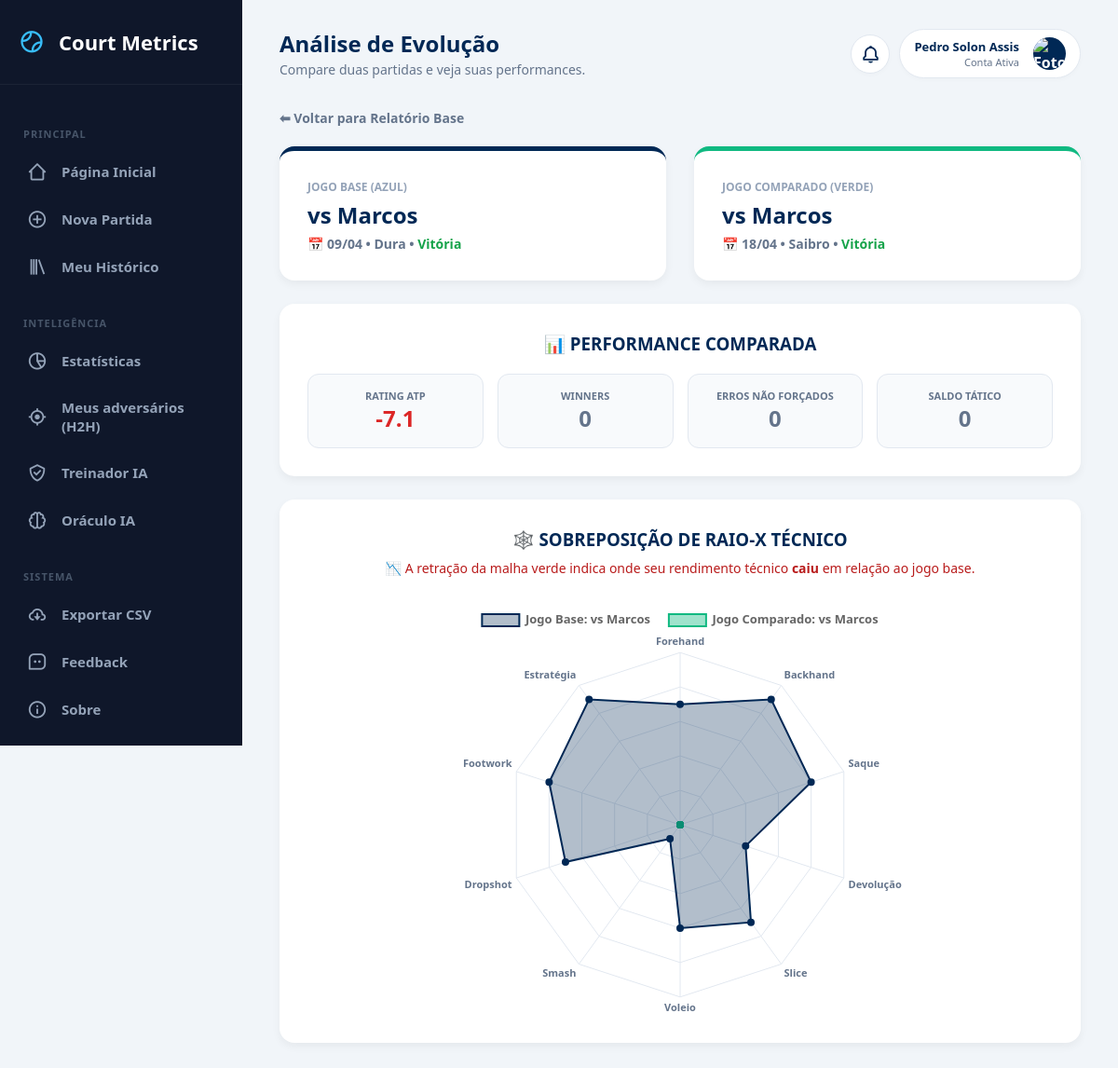
/compare/1/21 (signed in), run on the app's committed database.
### tables this page shows
CREATE TABLE matches (
        id INTEGER PRIMARY KEY AUTOINCREMENT,
        opponent TEXT,
        categoria TEXT,
        match_type TEXT, 
        surface TEXT,
        result TEXT,
        score TEXT,
        match_format TEXT,
        partner TEXT,
        opp_partner TEXT,
        forehand INTEGER,
        backhand INTEGER,
        serve INTEGER,
        first_serve INTEGER,
        second_serve INTEGER,
        double_faults INTEGER,
        return_serve INTEGER,
        slice INTEGER,
        volley INTEGER,
        smash INTEGER,
        dropshot INTEGER,
        footwork INTEGER,
        strategy INTEGER,
        winners INTEGER,
        unforced_errors INTEGER,
        performance_rating REAL,
        notes TEXT,
        match_date TEXT /* NOVA COLUNA: ÍNDICE 27 */
    , game_format TEXT DEFAULT 'Padrão', user_id INTEGER, mental_focus INTEGER DEFAULT 0, mental_resilience INTEGER DEFAULT 0, mental_confidence INTEGER DEFAULT 0, mental_pressure INTEGER DEFAULT 0, clutch_bp_saved INTEGER DEFAULT 0, clutch_bp_won INTEGER DEFAULT 0, momentum_lost_streak INTEGER DEFAULT 0, mental_tags TEXT DEFAULT "");

### app.py (the view)
@app.route("/compare/<int:id1>/<int:id2>")
@login_required
def compare(id1, id2):
    conn = sqlite3.connect("database.db")
    c = conn.cursor()
    c.execute("SELECT * FROM matches WHERE id = ? AND user_id = ?", (id1, session["user_id"]))
    match1 = c.fetchone()
    c.execute("SELECT * FROM matches WHERE id = ? AND user_id = ?", (id2, session["user_id"]))
    match2 = c.fetchone()
    conn.close()
    if match1 and match2:
        return render_template("compare.html", m1=match1, m2=match2)
    return redirect("/")

### app.py (called while the page is built)
def login_required(f):
    @wraps(f)
    def decorated_function(*args, **kwargs):
        if "user_id" not in session:
            return redirect("/login")
        return f(*args, **kwargs)
    return decorated_function

@app.context_processor
def inject_notifications():
    if "user_id" not in session:
        return dict(notifications=[])
    conn = sqlite3.connect("database.db")
    conn.row_factory = sqlite3.Row
    c = conn.cursor()
    c.execute("SELECT * FROM notifications WHERE user_id = ? AND is_read = 0 ORDER BY created_at DESC", (session["user_id"],))
    notifs = c.fetchall()
    conn.close()
    return dict(notifications=notifs)

### templates/compare.html (shortened to what this page needs)
{% extends 'base.html' %}
{% block page_title %}Análise de Evolução{% endblock %}
{% block page_subtitle %}Compare duas partidas e veja suas performances.{% endblock %}
{% block content %}
<div class="container" style="max-width: 1000px; margin: 0 auto; padding-bottom: 50px;">
    <div style="margin-bottom: 20px;">
        <a href="/match/{{ m1[0] }}" style="color: var(--text-slate); text-decoration: none; font-weight: bold; font-size: 14px;">⬅ Voltar para Relatório Base</a>
    </div>
    <div class="grid-2" style="margin-bottom: 25px;">
        <div class="compare-box" style="border-top: 5px solid var(--p1-color); margin-bottom: 0;">
            <div style="font-size: 12px; font-weight: bold; color: #94a3b8; text-transform: uppercase;">Jogo Base (Azul)</div>
            <h2 style="margin: 5px 0; color: var(--atp-blue);">vs {{ m1[1] }}</h2>
            <div style="color: #64748b; font-size: 14px; font-weight: bold;">📅 {{ m1[27][8:10] }}/{{ m1[27][5:7] }} • {{ m1[4] | replace('Quadra Dura', 'Dura') }} • <span class="{% if m1[5] == 'Vitória' %}delta-pos{% else %}delta-neg{% endif %}">{{ m1[5] }}</span></div>
        </div>
        <div class="compare-box" style="border-top: 5px solid var(--p2-color); margin-bottom: 0;">
            <div style="font-size: 12px; font-weight: bold; color: #94a3b8; text-transform: uppercase;">Jogo Comparado (Verde)</div>
            <h2 style="margin: 5px 0; color: var(--atp-blue);">vs {{ m2[1] }}</h2>
            <div style="color: #64748b; font-size: 14px; font-weight: bold;">📅 {{ m2[27][8:10] }}/{{ m2[27][5:7] }} • {{ m2[4] | replace('Quadra Dura', 'Dura') }} • <span class="{% if m2[5] == 'Vitória' %}delta-pos{% else %}delta-neg{% endif %}">{{ m2[5] }}</span></div>
        </div>
    </div>
    <div class="compare-box">
        <h3 style="text-align: center; margin-top: 0; margin-bottom: 20px; color: var(--atp-blue); text-transform: uppercase;">📊 Performance Comparada</h3>
        <div class="delta-grid">
            {% set d_rating = m2[25] - m1[25] %}
            <div class="delta-box">
                <div style="font-size: 11px; font-weight: bold; color: #64748b; text-transform: uppercase;">Rating ATP</div>
                <div class="delta-val {% if d_rating > 0 %}delta-pos{% elif d_rating < 0 %}delta-neg{% else %}delta-neu{% endif %}">
                    {% if d_rating > 0 %}+{% endif %}{{ "%.1f"|format(d_rating) }}
                </div>
            </div>
            {% set d_win = m2[23] - m1[23] %}
            <div class="delta-box">
                <div style="font-size: 11px; font-weight: bold; color: #64748b; text-transform: uppercase;">Winners</div>
                <div class="delta-val {% if d_win > 0 %}delta-pos{% elif d_win < 0 %}delta-neg{% else %}delta-neu{% endif %}">
                    {% if d_win > 0 %}+{% endif %}{{ d_win }}
                </div>
            </div>
            {% set d_err = m2[24] - m1[24] %}
            <div class="delta-box">
                <div style="font-size: 11px; font-weight: bold; color: #64748b; text-transform: uppercase;">Erros Não Forçados</div>
                <div class="delta-val {% if d_err < 0 %}delta-pos{% elif d_err > 0 %}delta-neg{% else %}delta-neu{% endif %}">
                    {% if d_err > 0 %}+{% endif %}{{ d_err }}
                </div>
            </div>
            {% set m1_saldo = m1[23] - m1[24] %}
            {% set m2_saldo = m2[23] - m2[24] %}
            {% set d_saldo = m2_saldo - m1_saldo %}
            <div class="delta-box">
                <div style="font-size: 11px; font-weight: bold; color: #64748b; text-transform: uppercase;">Saldo Tático</div>
                <div class="delta-val {% if d_saldo > 0 %}delta-pos{% elif d_saldo < 0 %}delta-neg{% else %}delta-neu{% endif %}">
                    {% if d_saldo > 0 %}+{% endif %}{{ d_saldo }}
                </div>
            </div>
        </div>
    </div>
    <div class="compare-box" style="display: flex; flex-direction: column; align-items: center;">
        <h3 style="margin-top: 0; color: var(--atp-blue); text-transform: uppercase;">🕸️ Sobreposição de Raio-X Técnico</h3>
        {% set diff_rating = m2[25] - m1[25] %}
        {% if diff_rating > 0 %}
            <p style="font-size: 14px; color: #15803d; margin-top: -10px; margin-bottom: 20px;">📈 A expansão da malha verde mostra onde você <strong>evoluiu</strong> em relação ao jogo base.</p>
        {% elif diff_rating < 0 %}
            <p style="font-size: 14px; color: #b91c1c; margin-top: -10px; margin-bottom: 20px;">📉 A retração da malha verde indica onde seu rendimento técnico <strong>caiu</strong> em relação ao jogo base.</p>
        {% else %}
            <p style="font-size: 14px; color: #64748b; margin-top: -10px; margin-bottom: 20px;">⚖️ A malha verde ilustra as variações em um jogo de <strong>nível técnico equivalente</strong> ao base.</p>
        {% endif %}
        <div style="height: 450px; width: 100%; max-width: 700px;">
            <canvas id="dualRadarChart"></canvas>
        </div>
    </div>
</div>
{% endblock %}
{% block extra_js %}
<script>
    window.onload = function() {
        Chart.defaults.font.family = "'Segoe UI', 'sans-serif'";
        const ctx = document.getElementById('dualRadarChart').getContext('2d');
        new Chart(ctx, {
            type: 'radar',
            data: {
                labels: ['Forehand', 'Backhand', 'Saque', 'Devolução', 'Slice', 'Voleio', 'Smash', 'Dropshot', 'Footwork', 'Estratégia'],
                datasets: [
                    {
                        label: 'Jogo Base: vs {{ m1[1] }}',
                        data: [{{ m1[10] or 0 }}, {{ m1[11] or 0 }}, {{ m1[12] or 0 }}, {{ m1[16] or 0 }}, {{ m1[17] or 0 }}, {{ m1[18] or 0 }}, {{ m1[19] or 0 }}, {{ m1[20] or 0 }}, {{ m1[21] or 0 }}, {{ m1[22] or 0 }}],
                        backgroundColor: 'rgba(0, 40, 85, 0.3)', /* Azul transparente */
                        borderColor: '#002855', /* Azul sólido */
                        borderWidth: 2,
                        pointBackgroundColor: '#002855',
                        fill: true
                    },
                    {
                        label: 'Jogo Comparado: vs {{ m2[1] }}',
                        data: [{{ m2[10] or 0 }}, {{ m2[11] or 0 }}, {{ m2[12] or 0 }}, {{ m2[16] or 0 }}, {{ m2[17] or 0 }}, {{ m2[18] or 0 }}, {{ m2[19] or 0 }}, {{ m2[20] or 0 }}, {{ m2[21] or 0 }}, {{ m2[22] or 0 }}],
                        backgroundColor: 'rgba(16, 185, 129, 0.4)', /* Verde transparente */
                        borderColor: '#10b981', /* Verde sólido */
                        borderWidth: 2,
                        pointBackgroundColor: '#10b981',
                        fill: true
                    }
                ]
            },
            options: {
                responsive: true, maintainAspectRatio: false,
                scales: {
                    r: {
                        min: 0,
                        max: 10,
                        ticks: { stepSize: 2, display: false },
                        grid: { color: '#e2e8f0' },
                        angleLines: { color: '#e2e8f0' },
                        pointLabels: { font: { size: 11, weight: 'bold' }, color: '#64748b' }
                    }
                },
                plugins: {
                    legend: { position: 'top', labels: { font: { size: 13, weight: 'bold' }, padding: 20 } },
                    tooltip: {
                        callbacks: {
                            label: function(context) {
                                return context.dataset.label + ': ' + context.raw.toFixed(1);
                            }
                        }
                    }
                }
            }
        });
    };
</script>
{% endblock %}

### static/style.css (style rules this page uses)
:root { --bg-fundo: #F5F7FA; --bg-card: #FFFFFF; --texto-escuro: #333333; --texto-claro: #666666; --verde-tenis: #8BC34A; --azul-piscina: #26A69A; --borda: #E0E0E0; }
body { font-family: 'Segoe UI', Tahoma, Geneva, Verdana, sans-serif; background-color: var(--bg-fundo); color: var(--texto-escuro); margin: 0; padding: 0; }
.container { max-width: 900px; margin: 0 auto; }
h1, h2, h3 { color: var(--texto-escuro); }

### templates/base.html (style rules this page uses)
:root { --atp-blue: #002855; --tennis-green: #d1ff00; --text-slate: #64748b; --sidebar-bg: #0f172a; --sidebar-hover: #1e293b; --sidebar-text: #94a3b8; --sidebar-active: #38bdf8; }
body { margin: 0; padding: 0; font-family: 'Segoe UI', Tahoma, sans-serif; background-color: #f1f5f9; display: flex; min-height: 100vh; overflow-x: hidden; }

### templates/compare.html (style rules this page uses)
:root { --p1-color: #002855; --p2-color: #10b981; }
.compare-box { background: white; border-radius: 16px; padding: 30px; box-shadow: 0 4px 10px rgba(0,0,0,0.05); margin-bottom: 25px; }
.grid-2 { display: grid; grid-template-columns: 1fr 1fr; gap: 30px; }
.delta-grid { display: grid; grid-template-columns: repeat(4, 1fr); gap: 15px; }
.delta-box { text-align: center; padding: 15px; border-radius: 12px; background: #f8fafc; border: 1px solid #e2e8f0; }
.delta-val { font-size: 24px; font-weight: 900; }
.delta-pos { color: #16a34a; }
.delta-neg { color: #dc2626; }
.delta-neu { color: #64748b; }

### data on the page
matches: opponent "Marcos", match_date "09", match_date "04", surface "Dura", result "Vitória"
matches: opponent "Marcos", match_date "18", match_date "04", surface "Saibro", result "Vitória"

### other printed values
{{ session.first_name }} "Pedro Solon"
{{ session.last_name }} "Assis"
{{ "%.1f"|format(d_rating) }} "-7.1"
{{ d_win }} "0"
{{ d_err }} "0"
{{ d_saldo }} "0"
chart data {{ m1[1] }} Marcos
chart data {{ m1[10] or 0 }} 7
chart data {{ m1[11] or 0 }} 9
chart data {{ m1[12] or 0 }} 8
